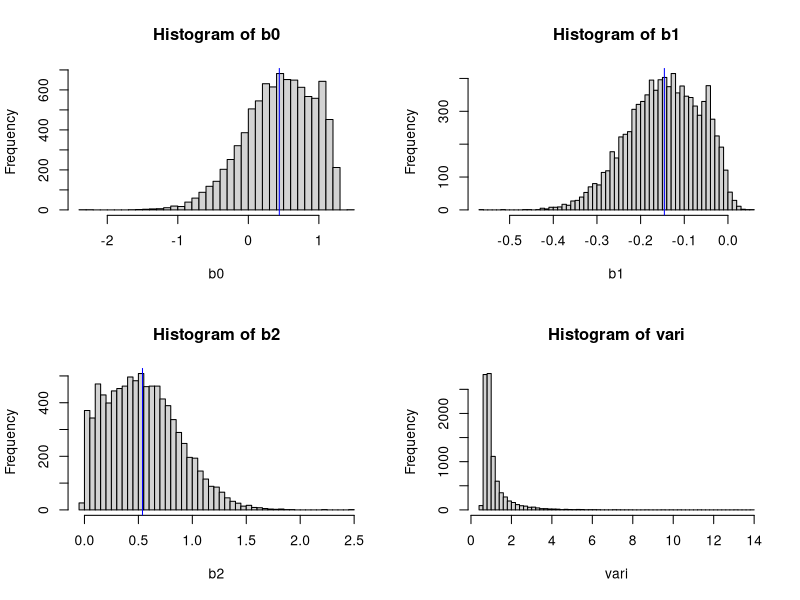
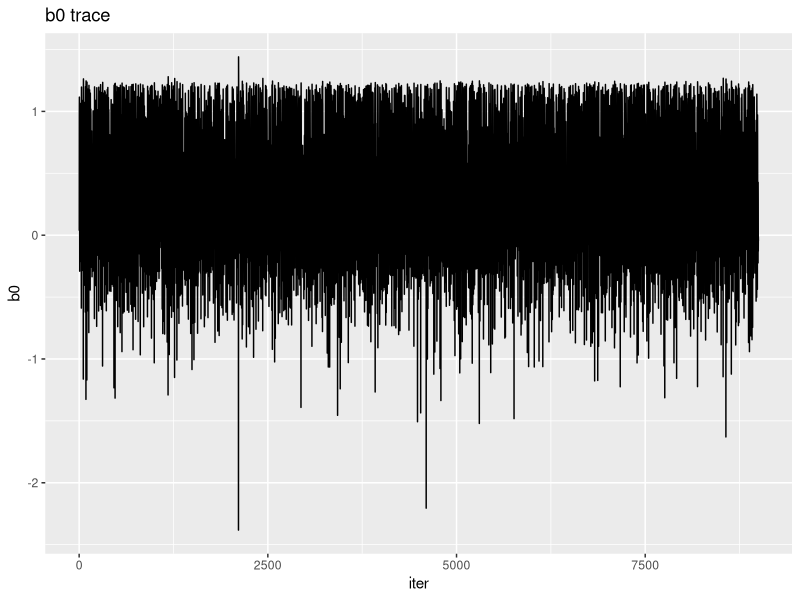
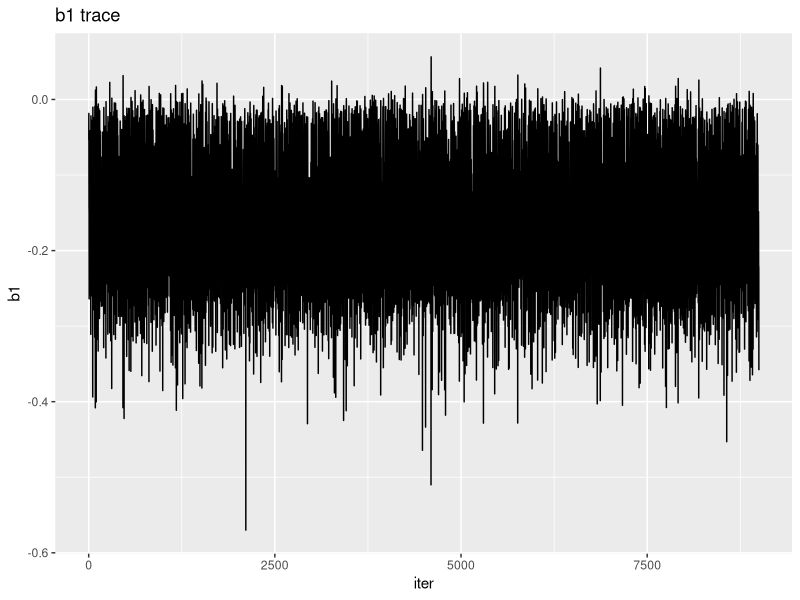
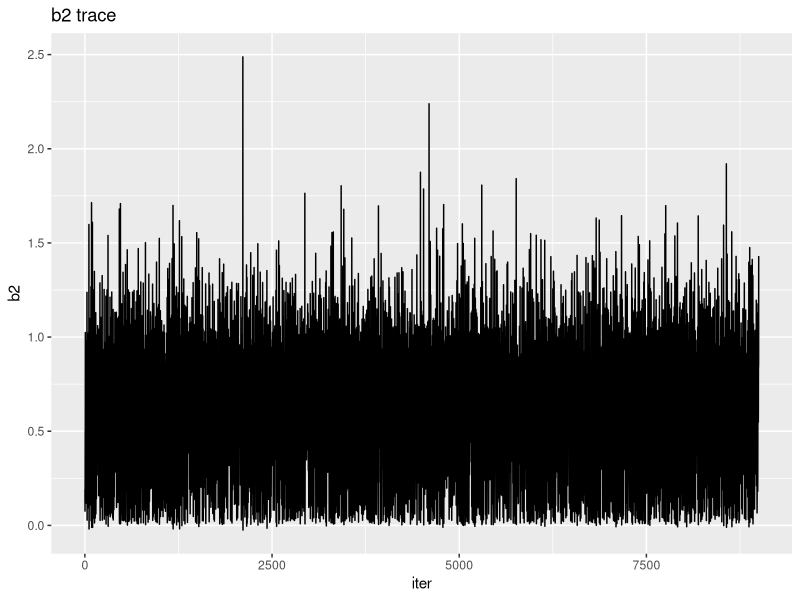
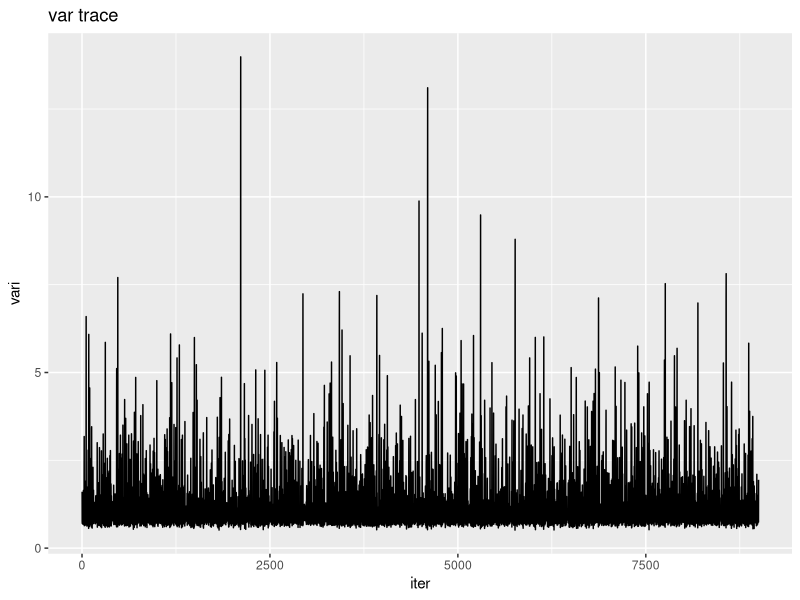

Write the R code that produced these figures, in order.
## ---- chunk 1
## First, all priors have to be set

a.prior <- 0.001
b.prior <- 0.001

mu0 <- 1
sigma0 <- 10000

mu1 <- 1
sigma1 <- 10000

mu2 <- 1
sigma2 <- 10000

## For MH: we need a proposal and posterior distribution, however, since
## it has to be a linear regression, this will always be a normal distribution
## so we can use pnorm() for this, but the proposal distribution should be specified!

## For example, for an exponential proposal distribution:
proposal <- function(y) {
  return(ifelse(y<0), 0, exp(y))
}

## For the input of the Gibbs Sampler, one should provide: 
        ## a vector of continuous variables that serves as your dependent variable
        ## two vectors of continuous variables that serve as your independent variables
        ## a burn.in period (by default 1000 iterations)
        ## a total amount of iterations (by default 10000)
        ## the initial values for every regression coefficient
        ## a method function that specifies per parameter whether they would 
        ## like to have it sampled through a Gibbs Sampler or Metropolis Hastings algorithm
          ## by default, it assumes a Gibbs sampler for every regression coefficient, 
          ## and if you want to redefine it to a MH, you should change the 0 to a 1
          ## for the regression coefficient you want to change
              ## Examples: 
                ## method = c(0, 1, 0) will make it so that b1 is done through MH
GibbsSampler <- function(Y, X1, X2, burn.in = 1000, iterations = 10000, initial.values = c(1, 1, 1), method = c(0, 0, 0)) {
  ## First, the function should require ggplot2 as it is used to create traceplots later
  library(ggplot2)
  ## First create space
  b0 <- rep(0, iterations)
  b1 <- rep(0, iterations)
  b2 <- rep(0, iterations)
  vari <- rep(0, iterations)
  
  ## Then assume the specified initial values
  b0[1] <- initial.values[1]
  b1[1] <- initial.values[2]
  b2[1] <- initial.values[3]
  vari[1] <- 1
  N <- length(Y)
 
  ## Now, we will start the sampling, it should start at the second element
  ## because the first element will be the initial values
  for(i in 2:iterations) {
    
    ## In every loop, We first update the intercept:
    ## Check whether the intercept should be sampled through Gibbs or MH
    if(method[1] == 0) {
      
      ## If through Gibbs Sampler:
      
      ## First, we update the parameters of the intercept (mean and standard deviation) with the following formula:
    
      mean.0.post <- (sum(Y - b1[i - 1]*X1 - b2[i - 1]*X2, na.rm = TRUE)/vari[i - 1] + (mu0 / sigma0)) / ((N / vari[i - 1]) + (mu0 / sigma0))
      sd.0.post <- 1 / ((N / vari[i - 1]) + (mu0 / sigma0))

      ## Then through rnorm we randomly sample from a normal distribution the next value for b0 with the
      ## above calculated mean and standard deviation
      b0[i] <- rnorm(n = 1, mean = mean.0.post, sd = sd.0.post)
    } else {
      
      ## If through MH:
      
      ## First, we gain a proposal value
      proposal_value <- a.new.b0.from.proposal.distribution
      
      ## Calculate acceptance ratio
      accept_ratio <- (pnorm(proposal_value)/pnorm(b0[i - 1])) * (proposal(b0[i - 1])/proposal(proposal_value))
      
      ## Then see whether we accept the proposed value
      if(runif(1,0,1) < accept_ratio) {
        b0[i] <- proposal_value } else { b0[i] <- b0[i = 1] }
    }
 
    ## Then, every loop, we will update the coefficient of the first independent variable
    
    ## Again, check whether Gibbs or MH:
    if(method[2] == 0) {
    
      ## If through Gibbs:
      
      ## We can update the mean and standard deviation of the regression coefficient for the first variable
      ## using the updated value of the intercept
      mean.1.post <- (sum(X1*(Y - b0[i] - b2[i - 1]*X2), na.rm = TRUE)/vari[i - 1] + (mu1 / sigma1)) / sum(X1^2, na.rm = TRUE)/vari[i - 1] + (mu1 / sigma1)
      sd.1.post <- 1/((sum(X1^2, na.rm = TRUE) / vari[i - 1]) + (mu1 / sigma1))
    
      ## Then again we randomly sample a new b1 through rnorm
      b1[i] <- rnorm(n = 1, mean = mean.1.post, sd = sd.1.post)
    } else {
      ## If through MH:
      
      ## First... 
    }
    
    ## Then, every loop, we update the regression coefficient of the second variable
    
    ## But first check whether Gibbs oR MH:

    if(method[3] == 0) {
      
      ## If through Gibbs:
    
      ## We update the mean and standard deviation of the regression coefficient for the second variable
      ## using the updated value of both the intercept and b1
      mean.2.post <- (sum(X2*(Y - b0[i] - b1[i]*X1), na.rm = TRUE)/vari[i - 1] + (mu2 / sigma2)) / sum(X2^2, na.rm = TRUE)/vari[i - 1] + (mu2 / sigma2)
      sd.2.post <- 1/((sum(X2^2, na.rm = TRUE) / vari[i - 1]) + (mu2 / sigma2))
   
      ## Then, we randomly sample a new b2
      b2[i] <- rnorm(n = 1, mean = mean.2.post, sd = sd.2.post)
    } else {
      ## If through MH:
      
      ## ...
    }
    
    ## Finally, we update the parameters for the distribution of our variance using all above updated values
    a.post <- N / 2 + a.prior
    b.post <- sum((Y - (b0[i] + b1[i]*X1 + b2[i]*X2))^2, na.rm = TRUE) / 2 + b.prior

    ## And randomly sample a new variance again through rgamma
    vari[i] <- 1/rgamma(n = 1, shape = a.post, rate = b.post)
      ## We use the inverse of the randomly sample because we want the value of the variance, and not the precision.
  }
  
  ## Then, we remove the values of the burn-in
  b0 <- b0[-c(1:burn.in)]
  b1 <- b1[-c(1:burn.in)]
  b2 <- b2[-c(1:burn.in)]
  vari <- vari[-c(1:burn.in)]
  
  ## We also want the posterior distributions (histograms) of all parameters
  par(mfrow = c(2,2))
  hist(b0, breaks = 50)
  abline(v = mean(b0), col = "blue")
  hist(b1, breaks = 50)
  abline(v = mean(b1), col = "blue")
  hist(b2, breaks = 50)
  abline(v = mean(b2), col = "blue")
  hist(vari, breaks = 50)
  
  ## We want a dataframe consisting of all the sampled parameter values
  data_frame <- as.data.frame(cbind(b0, b1, b2, vari, iter = 1:length(b0)))
  
  ## And we want traceplots for all the parameters to assess convergence
  traceplot1 <- ggplot(data_frame, aes(x=iter, y=b0)) + 
    geom_line() + 
    labs(title="b0 trace")
  traceplot1
  
  traceplot2 <- ggplot(data_frame, aes(x=iter, y=b1)) + 
    geom_line() + 
    labs(title="b1 trace")
  traceplot2
  
  traceplot3 <- ggplot(data_frame, aes(x=iter, y=b2)) + 
    geom_line() + 
    labs(title="b2 trace")
  traceplot3
  
  traceplot4 <- ggplot(data_frame, aes(x=iter, y=vari)) + 
    geom_line() + 
    labs(title="var trace")
  traceplot4
  
  ## We create a list of all the output we want
  list_of_output <- list(data_frame, traceplot1, traceplot2, traceplot3, traceplot4)
  
  ## And finally, we ask the function to return this list of output
  return(list_of_output)
}

## ---- chunk 2
## Testing the sampler
library(haven)
data <- read_sav("Exercise 2 - Data.sav")
str(data)

summary(lm(attitude ~ extraversion + agreeableness, data = data))

GibbsSampler(data$attitude, data$extraversion, data$agreeableness, burn.in = 1000, iterations = 10000)

## ---- chunk 3

autocorrelationplot <- function(X) {
  
}
